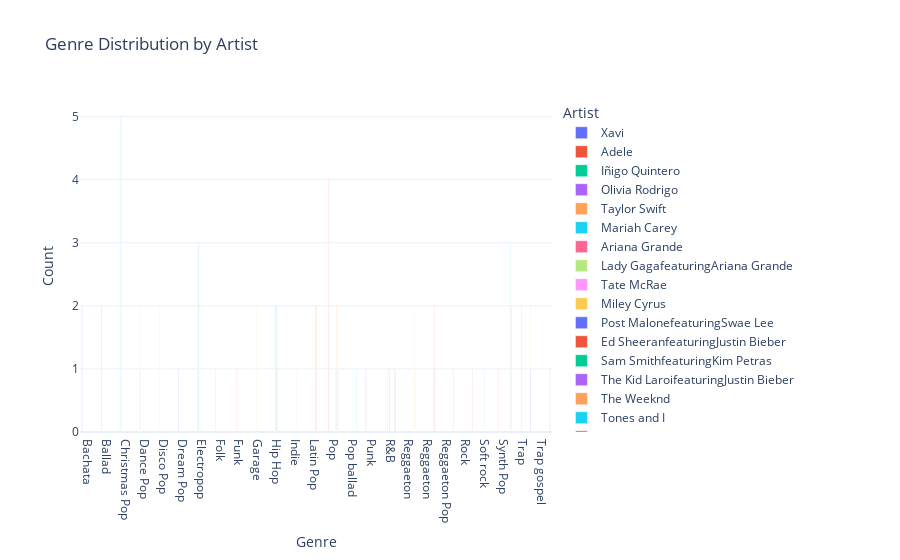

Write notebook code for a chart like this one.
### Code cell
counts = Number_one.groupby(['Genre', 'Artist']).size().reset_index(name='Count')

# Create an interactive bar chart using Plotly with customized colors and layout
fig = px.bar(counts, x='Genre', y='Count', title='Genre Distribution by Artist',
             color='Artist',  # Color bars by Artist
             template='plotly_white',  # Setting background to white with black axis lines
             barmode='group',  # Group bars by Genre
             category_orders={"Genre": sorted(Number_one['Genre'].unique())} # Order the Genre categories
            )
fig.show()

### Figure 1 — Plotly figure (JSON) as saved in the notebook; plotly's stock layout.template omitted (floating-point values rounded to 4 significant figures)
{"data": [{"alignmentgroup": "True", "hovertemplate": "Artist=Xavi<br>Genre=%{x}<br>Count=%{y}<extra></extra>", "legendgroup": "Xavi", "marker": {"color": "#636efa", "pattern": {"shape": ""}}, "name": "Xavi", "offsetgroup": "Xavi", "orientation": "v", "showlegend": true, "textposition": "auto", "type": "bar", "x": ["Bachata"], "xaxis": "x", "y": [2], "yaxis": "y"}, {"alignmentgroup": "True", "hovertemplate": "Artist=Adele<br>Genre=%{x}<br>Count=%{y}<extra></extra>", "legendgroup": "Adele", "marker": {"color": "#EF553B", "pattern": {"shape": ""}}, "name": "Adele", "offsetgroup": "Adele", "orientation": "v", "showlegend": true, "textposition": "auto", "type": "bar", "x": ["Ballad"], "xaxis": "x", "y": [2], "yaxis": "y"}, {"alignmentgroup": "True", "hovertemplate": "Artist=Iñigo Quintero<br>Genre=%{x}<br>Count=%{y}<extra></extra>", "legendgroup": "Iñigo Quintero", "marker": {"color": "#00cc96", "pattern": {"shape": ""}}, "name": "Iñigo Quintero", "offsetgroup": "Iñigo Quintero", "orientation": "v", "showlegend": true, "textposition": "auto", "type": "bar", "x": ["Ballad"], "xaxis": "x", "y": [1], "yaxis": "y"}, {"alignmentgroup": "True", "hovertemplate": "Artist=Olivia Rodrigo<br>Genre=%{x}<br>Count=%{y}<extra></extra>", "legendgroup": "Olivia Rodrigo", "marker": {"color": "#ab63fa", "pattern": {"shape": ""}}, "name": "Olivia Rodrigo", "offsetgroup": "Olivia Rodrigo", "orientation": "v", "showlegend": true, "textposition": "auto", "type": "bar", "x": ["Ballad", "Pop", "Punk"], "xaxis": "x", "y": [1, 1, 1], "yaxis": "y"}, {"alignmentgroup": "True", "hovertemplate": "Artist=Taylor Swift<br>Genre=%{x}<br>Count=%{y}<extra></extra>", "legendgroup": "Taylor Swift", "marker": {"color": "#FFA15A", "pattern": {"shape": ""}}, "name": "Taylor Swift", "offsetgroup": "Taylor Swift", "orientation": "v", "showlegend": true, "textposition": "auto", "type": "bar", "x": ["Ballad", "Dance Pop", "Folk", "Pop"], "xaxis": "x", "y": [1, 1, 1, 2], "yaxis": "y"}, {"alignmentgroup": "True", "hovertemplate": "Artist=Mariah Carey<br>Genre=%{x}<br>Count=%{y}<extra></extra>", "legendgroup": "Mariah Carey", "marker": {"color": "#19d3f3", "pattern": {"shape": ""}}, "name": "Mariah Carey", "offsetgroup": "Mariah Carey", "orientation": "v", "showlegend": true, "textposition": "auto", "type": "bar", "x": ["Christmas Pop"], "xaxis": "x", "y": [5], "yaxis": "y"}, {"alignmentgroup": "True", "hovertemplate": "Artist=Ariana Grande<br>Genre=%{x}<br>Count=%{y}<extra></extra>", "legendgroup": "Ariana Grande", "marker": {"color": "#FF6692", "pattern": {"shape": ""}}, "name": "Ariana Grande", "offsetgroup": "Ariana Grande", "orientation": "v", "showlegend": true, "textposition": "auto", "type": "bar", "x": ["Dance Pop", "Pop", "Synth Pop"], "xaxis": "x", "y": [1, 4, 1], "yaxis": "y"}, {"alignmentgroup": "True", "hovertemplate": "Artist=Lady GagafeaturingAriana Grande<br>Genre=%{x}<br>Count=%{y}<extra></extra>", "legendgroup": "Lady GagafeaturingAriana Grande", "marker": {"color": "#B6E880", "pattern": {"shape": ""}}, "name": "Lady GagafeaturingAriana Grande", "offsetgroup": "Lady GagafeaturingAriana Grande", "orientation": "v", "showlegend": true, "textposition": "auto", "type": "bar", "x": ["Dance Pop"], "xaxis": "x", "y": [1], "yaxis": "y"}, {"alignmentgroup": "True", "hovertemplate": "Artist=Tate McRae<br>Genre=%{x}<br>Count=%{y}<extra></extra>", "legendgroup": "Tate McRae", "marker": {"color": "#FF97FF", "pattern": {"shape": ""}}, "name": "Tate McRae", "offsetgroup": "Tate McRae", "orientation": "v", "showlegend": true, "textposition": "auto", "type": "bar", "x": ["Dance Pop"], "xaxis": "x", "y": [2], "yaxis": "y"}, {"alignmentgroup": "True", "hovertemplate": "Artist=Miley Cyrus<br>Genre=%{x}<br>Count=%{y}<extra></extra>", "legendgroup": "Miley Cyrus", "marker": {"color": "#FECB52", "pattern": {"shape": ""}}, "name": "Miley Cyrus", "offsetgroup": "Miley Cyrus", "orientation": "v", "showlegend": true, "textposition": "auto", "type": "bar", "x": ["Disco Pop"], "xaxis": "x", "y": [2], "yaxis": "y"}, {"alignmentgroup": "True", "hovertemplate": "Artist=Post MalonefeaturingSwae Lee<br>Genre=%{x}<br>Count=%{y}<extra></extra>", "legendgroup": "Post MalonefeaturingSwae Lee", "marker": {"color": "#636efa", "pattern": {"shape": ""}}, "name": "Post MalonefeaturingSwae Lee", "offsetgroup": "Post MalonefeaturingSwae Lee", "orientation": "v", "showlegend": true, "textposition": "auto", "type": "bar", "x": ["Dream Pop"], "xaxis": "x", "y": [1], "yaxis": "y"}, {"alignmentgroup": "True", "hovertemplate": "Artist=Ed SheeranfeaturingJustin Bieber<br>Genre=%{x}<br>Count=%{y}<extra></extra>", "legendgroup": "Ed SheeranfeaturingJustin Bieber", "marker": {"color": "#EF553B", "pattern": {"shape": ""}}, "name": "Ed SheeranfeaturingJustin Bieber", "offsetgroup": "Ed SheeranfeaturingJustin Bieber", "orientation": "v", "showlegend": true, "textposition": "auto", "type": "bar", "x": ["Electropop"], "xaxis": "x", "y": [1], "yaxis": "y"}, {"alignmentgroup": "True", "hovertemplate": "Artist=Sam SmithfeaturingKim Petras<br>Genre=%{x}<br>Count=%{y}<extra></extra>", "legendgroup": "Sam SmithfeaturingKim Petras", "marker": {"color": "#00cc96", "pattern": {"shape": ""}}, "name": "Sam SmithfeaturingKim Petras", "offsetgroup": "Sam SmithfeaturingKim Petras", "orientation": "v", "showlegend": true, "textposition": "auto", "type": "bar", "x": ["Electropop"], "xaxis": "x", "y": [2], "yaxis": "y"}, {"alignmentgroup": "True", "hovertemplate": "Artist=The Kid LaroifeaturingJustin Bieber<br>Genre=%{x}<br>Count=%{y}<extra></extra>", "legendgroup": "The Kid LaroifeaturingJustin Bieber", "marker": {"color": "#ab63fa", "pattern": {"shape": ""}}, "name": "The Kid LaroifeaturingJustin Bieber", "offsetgroup": "The Kid LaroifeaturingJustin Bieber", "orientation": "v", "showlegend": true, "textposition": "auto", "type": "bar", "x": ["Electropop"], "xaxis": "x", "y": [2], "yaxis": "y"}, {"alignmentgroup": "True", "hovertemplate": "Artist=The Weeknd<br>Genre=%{x}<br>Count=%{y}<extra></extra>", "legendgroup": "The Weeknd", "marker": {"color": "#FFA15A", "pattern": {"shape": ""}}, "name": "The Weeknd", "offsetgroup": "The Weeknd", "orientation": "v", "showlegend": true, "textposition": "auto", "type": "bar", "x": ["Electropop", "R&B"], "xaxis": "x", "y": [3, 1], "yaxis": "y"}, {"alignmentgroup": "True", "hovertemplate": "Artist=Tones and I<br>Genre=%{x}<br>Count=%{y}<extra></extra>", "legendgroup": "Tones and I", "marker": {"color": "#19d3f3", "pattern": {"shape": ""}}, "name": "Tones and I", "offsetgroup": "Tones and I", "orientation": "v", "showlegend": true, "textposition": "auto", "type": "bar", "x": ["Electropop"], "xaxis": "x", "y": [3], "yaxis": "y"}, {"alignmentgroup": "True", "hovertemplate": "Artist=Jungkook<br>Genre=%{x}<br>Count=%{y}<extra></extra>", "legendgroup": "Jungkook", "marker": {"color": "#FF6692", "pattern": {"shape": ""}}, "name": "Jungkook", "offsetgroup": "Jungkook", "orientation": "v", "showlegend": true, "textposition": "auto", "type": "bar", "x": ["Funk"], "xaxis": "x", "y": [1], "yaxis": "y"}, {"alignmentgroup": "True", "hovertemplate": "Artist=JungkookfeaturingLatto<br>Genre=%{x}<br>Count=%{y}<extra></extra>", "legendgroup": "JungkookfeaturingLatto", "marker": {"color": "#B6E880", "pattern": {"shape": ""}}, "name": "JungkookfeaturingLatto", "offsetgroup": "JungkookfeaturingLatto", "orientation": "v", "showlegend": true, "textposition": "auto", "type": "bar", "x": ["Garage"], "xaxis": "x", "y": [2], "yaxis": "y"}, {"alignmentgroup": "True", "hovertemplate": "Artist=Blackpink<br>Genre=%{x}<br>Count=%{y}<extra></extra>", "legendgroup": "Blackpink", "marker": {"color": "#FF97FF", "pattern": {"shape": ""}}, "name": "Blackpink", "offsetgroup": "Blackpink", "orientation": "v", "showlegend": true, "textposition": "auto", "type": "bar", "x": ["Hip Hop"], "xaxis": "x", "y": [1], "yaxis": "y"}, {"alignmentgroup": "True", "hovertemplate": "Artist=Cardi BfeaturingMegan Thee Stallion<br>Genre=%{x}<br>Count=%{y}<extra></extra>", "legendgroup": "Cardi BfeaturingMegan Thee Stallion", "marker": {"color": "#FECB52", "pattern": {"shape": ""}}, "name": "Cardi BfeaturingMegan Thee Stallion", "offsetgroup": "Cardi BfeaturingMegan Thee Stallion", "orientation": "v", "showlegend": true, "textposition": "auto", "type": "bar", "x": ["Hip Hop"], "xaxis": "x", "y": [1], "yaxis": "y"}, {"alignmentgroup": "True", "hovertemplate": "Artist=Doja Cat<br>Genre=%{x}<br>Count=%{y}<extra></extra>", "legendgroup": "Doja Cat", "marker": {"color": "#636efa", "pattern": {"shape": ""}}, "name": "Doja Cat", "offsetgroup": "Doja Cat", "orientation": "v", "showlegend": true, "textposition": "auto", "type": "bar", "x": ["Hip Hop"], "xaxis": "x", "y": [1], "yaxis": "y"}, {"alignmentgroup": "True", "hovertemplate": "Artist=Drake<br>Genre=%{x}<br>Count=%{y}<extra></extra>", "legendgroup": "Drake", "marker": {"color": "#EF553B", "pattern": {"shape": ""}}, "name": "Drake", "offsetgroup": "Drake", "orientation": "v", "showlegend": true, "textposition": "auto", "type": "bar", "x": ["Hip Hop", "R&B", "Trap"], "xaxis": "x", "y": [2, 1, 2], "yaxis": "y"}, {"alignmentgroup": "True", "hovertemplate": "Artist=EminemfeaturingJoyner Lucas<br>Genre=%{x}<br>Count=%{y}<extra></extra>", "legendgroup": "EminemfeaturingJoyner Lucas", "marker": {"color": "#00cc96", "pattern": {"shape": ""}}, "name": "EminemfeaturingJoyner Lucas", "offsetgroup": "EminemfeaturingJoyner Lucas", "orientation": "v", "showlegend": true, "textposition": "auto", "type": "bar", "x": ["Hip Hop"], "xaxis": "x", "y": [1], "yaxis": "y"}, {"alignmentgroup": "True", "hovertemplate": "Artist=Kendrick Lamar<br>Genre=%{x}<br>Count=%{y}<extra></extra>", "legendgroup": "Kendrick Lamar", "marker": {"color": "#ab63fa", "pattern": {"shape": ""}}, "name": "Kendrick Lamar", "offsetgroup": "Kendrick Lamar", "orientation": "v", "showlegend": true, "textposition": "auto", "type": "bar", "x": ["Hip Hop"], "xaxis": "x", "y": [1], "yaxis": "y"}, {"alignmentgroup": "True", "hovertemplate": "Artist=Myke Towers<br>Genre=%{x}<br>Count=%{y}<extra></extra>", "legendgroup": "Myke Towers", "marker": {"color": "#FFA15A", "pattern": {"shape": ""}}, "name": "Myke Towers", "offsetgroup": "Myke Towers", "orientation": "v", "showlegend": true, "textposition": "auto", "type": "bar", "x": ["Hip Hop"], "xaxis": "x", "y": [1], "yaxis": "y"}, {"alignmentgroup": "True", "hovertemplate": "Artist=Post Malone<br>Genre=%{x}<br>Count=%{y}<extra></extra>", "legendgroup": "Post Malone", "marker": {"color": "#19d3f3", "pattern": {"shape": ""}}, "name": "Post Malone", "offsetgroup": "Post Malone", "orientation": "v", "showlegend": true, "textposition": "auto", "type": "bar", "x": ["Hip Hop", "Soft rock"], "xaxis": "x", "y": [2, 1], "yaxis": "y"}, {"alignmentgroup": "True", "hovertemplate": "Artist=The Scotts<br>Genre=%{x}<br>Count=%{y}<extra></extra>", "legendgroup": "The Scotts", "marker": {"color": "#FF6692", "pattern": {"shape": ""}}, "name": "The Scotts", "offsetgroup": "The Scotts", "orientation": "v", "showlegend": true, "textposition": "auto", "type": "bar", "x": ["Hip Hop"], "xaxis": "x", "y": [1], "yaxis": "y"}, {"alignmentgroup": "True", "hovertemplate": "Artist=Glass Animals<br>Genre=%{x}<br>Count=%{y}<extra></extra>", "legendgroup": "Glass Animals", "marker": {"color": "#B6E880", "pattern": {"shape": ""}}, "name": "Glass Animals", "offsetgroup": "Glass Animals", "orientation": "v", "showlegend": true, "textposition": "auto", "type": "bar", "x": ["Indie"], "xaxis": "x", "y": [1], "yaxis": "y"}, {"alignmentgroup": "True", "hovertemplate": "Artist=Bad Bunny<br>Genre=%{x}<br>Count=%{y}<extra></extra>", "legendgroup": "Bad Bunny", "marker": {"color": "#FF97FF", "pattern": {"shape": ""}}, "name": "Bad Bunny", "offsetgroup": "Bad Bunny", "orientation": "v", "showlegend": true, "textposition": "auto", "type": "bar", "x": ["Latin Pop"], "xaxis": "x", "y": [1], "yaxis": "y"}, {"alignmentgroup": "True", "hovertemplate": "Artist=Camila CabellofeaturingYoung Thug<br>Genre=%{x}<br>Count=%{y}<extra></extra>", "legendgroup": "Camila CabellofeaturingYoung Thug", "marker": {"color": "#FECB52", "pattern": {"shape": ""}}, "name": "Camila CabellofeaturingYoung Thug", "offsetgroup": "Camila CabellofeaturingYoung Thug", "orientation": "v", "showlegend": true, "textposition": "auto", "type": "bar", "x": ["Latin Pop"], "xaxis": "x", "y": [1], "yaxis": "y"}, {"alignmentgroup": "True", "hovertemplate": "Artist=Eslabon ArmadofeaturingPeso Pluma<br>Genre=%{x}<br>Count=%{y}<extra></extra>", "legendgroup": "Eslabon ArmadofeaturingPeso Pluma", "marker": {"color": "#636efa", "pattern": {"shape": ""}}, "name": "Eslabon ArmadofeaturingPeso Pluma", "offsetgroup": "Eslabon ArmadofeaturingPeso Pluma", "orientation": "v", "showlegend": true, "textposition": "auto", "type": "bar", "x": ["Latin Pop"], "xaxis": "x", "y": [2], "yaxis": "y"}, {"alignmentgroup": "True", "hovertemplate": "Artist=Grupo FronterafeaturingBad Bunny<br>Genre=%{x}<br>Count=%{y}<extra></extra>", "legendgroup": "Grupo FronterafeaturingBad Bunny", "marker": {"color": "#EF553B", "pattern": {"shape": ""}}, "name": "Grupo FronterafeaturingBad Bunny", "offsetgroup": "Grupo FronterafeaturingBad Bunny", "orientation": "v", "showlegend": true, "textposition": "auto", "type": "bar", "x": ["Latin Pop"], "xaxis": "x", "y": [1], "yaxis": "y"}, {"alignmentgroup": "True", "hovertemplate": "Artist=J BalvinfeaturingWilly William<br>Genre=%{x}<br>Count=%{y}<extra></extra>", "legendgroup": "J BalvinfeaturingWilly William", "marker": {"color": "#00cc96", "pattern": {"shape": ""}}, "name": "J BalvinfeaturingWilly William", "offsetgroup": "J BalvinfeaturingWilly William", "orientation": "v", "showlegend": true, "textposition": "auto", "type": "bar", "x": ["Latin Pop"], "xaxis": "x", "y": [1], "yaxis": "y"}, {"alignmentgroup": "True", "hovertemplate": "Artist=Karol GfeaturingShakira<br>Genre=%{x}<br>Count=%{y}<extra></extra>", "legendgroup": "Karol GfeaturingShakira", "marker": {"color": "#ab63fa", "pattern": {"shape": ""}}, "name": "Karol GfeaturingShakira", "offsetgroup": "Karol GfeaturingShakira", "orientation": "v", "showlegend": true, "textposition": "auto", "type": "bar", "x": ["Latin Pop"], "xaxis": "x", "y": [1], "yaxis": "y"}, {"alignmentgroup": "True", "hovertemplate": "Artist=Shawn MendesfeaturingCamila Cabello<br>Genre=%{x}<br>Count=%{y}<extra></extra>", "legendgroup": "Shawn MendesfeaturingCamila Cabello", "marker": {"color": "#FFA15A", "pattern": {"shape": ""}}, "name": "Shawn MendesfeaturingCamila Cabello", "offsetgroup": "Shawn MendesfeaturingCamila Cabello", "orientation": "v", "showlegend": true, "textposition": "auto", "type": "bar", "x": ["Latin Pop"], "xaxis": "x", "y": [2], "yaxis": "y"}, {"alignmentgroup": "True", "hovertemplate": "Artist=24kGoldnfeaturingIann Dior<br>Genre=%{x}<br>Count=%{y}<extra></extra>", "legendgroup": "24kGoldnfeaturingIann Dior", "marker": {"color": "#19d3f3", "pattern": {"shape": ""}}, "name": "24kGoldnfeaturingIann Dior", "offsetgroup": "24kGoldnfeaturingIann Dior", "orientation": "v", "showlegend": true, "textposition": "auto", "type": "bar", "x": ["Pop"], "xaxis": "x", "y": [1], "yaxis": "y"}, {"alignmentgroup": "True", "hovertemplate": "Artist=Benson Boone<br>Genre=%{x}<br>Count=%{y}<extra></extra>", "legendgroup": "Benson Boone", "marker": {"color": "#FF6692", "pattern": {"shape": ""}}, "name": "Benson Boone", "offsetgroup": "Benson Boone", "orientation": "v", "showlegend": true, "textposition": "auto", "type": "bar", "x": ["Pop"], "xaxis": "x", "y": [2], "yaxis": "y"}, {"alignmentgroup": "True", "hovertemplate": "Artist=Billie Eilish<br>Genre=%{x}<br>Count=%{y}<extra></extra>", "legendgroup": "Billie Eilish", "marker": {"color": "#B6E880", "pattern": {"shape": ""}}, "name": "Billie Eilish", "offsetgroup": "Billie Eilish", "orientation": "v", "showlegend": true, "textposition": "auto", "type": "bar", "x": ["Pop"], "xaxis": "x", "y": [1], "yaxis": "y"}, {"alignmentgroup": "True", "hovertemplate": "Artist=Ed Sheeran<br>Genre=%{x}<br>Count=%{y}<extra></extra>", "legendgroup": "Ed Sheeran", "marker": {"color": "#FF97FF", "pattern": {"shape": ""}}, "name": "Ed Sheeran", "offsetgroup": "Ed Sheeran", "orientation": "v", "showlegend": true, "textposition": "auto", "type": "bar", "x": ["Pop"], "xaxis": "x", "y": [1], "yaxis": "y"}, {"alignmentgroup": "True", "hovertemplate": "Artist=Gayle<br>Genre=%{x}<br>Count=%{y}<extra></extra>", "legendgroup": "Gayle", "marker": {"color": "#FECB52", "pattern": {"shape": ""}}, "name": "Gayle", "offsetgroup": "Gayle", "orientation": "v", "showlegend": true, "textposition": "auto", "type": "bar", "x": ["Pop"], "xaxis": "x", "y": [2], "yaxis": "y"}, {"alignmentgroup": "True", "hovertemplate": "Artist=Lil Nas X<br>Genre=%{x}<br>Count=%{y}<extra></extra>", "legendgroup": "Lil Nas X", "marker": {"color": "#636efa", "pattern": {"shape": ""}}, "name": "Lil Nas X", "offsetgroup": "Lil Nas X", "orientation": "v", "showlegend": true, "textposition": "auto", "type": "bar", "x": ["Pop"], "xaxis": "x", "y": [1], "yaxis": "y"}, {"alignmentgroup": "True", "hovertemplate": "Artist=Sam Smith<br>Genre=%{x}<br>Count=%{y}<extra></extra>", "legendgroup": "Sam Smith", "marker": {"color": "#EF553B", "pattern": {"shape": ""}}, "name": "Sam Smith", "offsetgroup": "Sam Smith", "orientation": "v", "showlegend": true, "textposition": "auto", "type": "bar", "x": ["Pop"], "xaxis": "x", "y": [1], "yaxis": "y"}, {"alignmentgroup": "True", "hovertemplate": "Artist=Selena Gomez<br>Genre=%{x}<br>Count=%{y}<extra></extra>", "legendgroup": "Selena Gomez", "marker": {"color": "#00cc96", "pattern": {"shape": ""}}, "name": "Selena Gomez", "offsetgroup": "Selena Gomez", "orientation": "v", "showlegend": true, "textposition": "auto", "type": "bar", "x": ["Pop ballad"], "xaxis": "x", "y": [1], "yaxis": "y"}, {"alignmentgroup": "True", "hovertemplate": "Artist=Joji<br>Genre=%{x}<br>Count=%{y}<extra></extra>", "legendgroup": "Joji", "marker": {"color": "#ab63fa", "pattern": {"shape": ""}}, "name": "Joji", "offsetgroup": "Joji", "orientation": "v", "showlegend": true, "textposition": "auto", "type": "bar", "x": ["R&B"], "xaxis": "x", "y": [1], "yaxis": "y"}, {"alignmentgroup": "True", "hovertemplate": "Artist=Justin BieberfeaturingDaniel CaesarandGiveon<br>Genre=%{x}<br>Count=%{y}<extra></extra>", "legendgroup": "Justin BieberfeaturingDaniel CaesarandGiveon", "marker": {"color": "#FFA15A", "pattern": {"shape": ""}}, "name": "Justin BieberfeaturingDaniel CaesarandGiveon", "offsetgroup": "Justin BieberfeaturingDaniel CaesarandGiveon", "orientation": "v", "showlegend": true, "textposition": "auto", "type": "bar", "x": ["R&B"], "xaxis": "x", "y": [1], "yaxis": "y"}, {"alignmentgroup": "True", "hovertemplate": "Artist=SZA<br>Genre=%{x}<br>Count=%{y}<extra></extra>", "legendgroup": "SZA", "marker": {"color": "#19d3f3", "pattern": {"shape": ""}}, "name": "SZA", "offsetgroup": "SZA", "orientation": "v", "showlegend": true, "textposition": "auto", "type": "bar", "x": ["R&B"], "xaxis": "x", "y": [1], "yaxis": "y"}, {"alignmentgroup": "True", "hovertemplate": "Artist=The WeekndfeaturingDaft Punk<br>Genre=%{x}<br>Count=%{y}<extra></extra>", "legendgroup": "The WeekndfeaturingDaft Punk", "marker": {"color": "#FF6692", "pattern": {"shape": ""}}, "name": "The WeekndfeaturingDaft Punk", "offsetgroup": "The WeekndfeaturingDaft Punk", "orientation": "v", "showlegend": true, "textposition": "auto", "type": "bar", "x": ["R&B"], "xaxis": "x", "y": [1], "yaxis": "y"}, {"alignmentgroup": "True", "hovertemplate": "Artist=Bad BunnyfeaturingJhay Cortez<br>Genre=%{x}<br>Count=%{y}<extra></extra>", "legendgroup": "Bad BunnyfeaturingJhay Cortez", "marker": {"color": "#B6E880", "pattern": {"shape": ""}}, "name": "Bad BunnyfeaturingJhay Cortez", "offsetgroup": "Bad BunnyfeaturingJhay Cortez", "orientation": "v", "showlegend": true, "textposition": "auto", "type": "bar", "x": ["Reggaeton"], "xaxis": "x", "y": [2], "yaxis": "y"}, {"alignmentgroup": "True", "hovertemplate": "Artist=BizarrapfeaturingQuevedo<br>Genre=%{x}<br>Count=%{y}<extra></extra>", "legendgroup": "BizarrapfeaturingQuevedo", "marker": {"color": "#FF97FF", "pattern": {"shape": ""}}, "name": "BizarrapfeaturingQuevedo", "offsetgroup": "BizarrapfeaturingQuevedo", "orientation": "v", "showlegend": true, "textposition": "auto", "type": "bar", "x": ["Reggaeton"], "xaxis": "x", "y": [1], "yaxis": "y"}, {"alignmentgroup": "True", "hovertemplate": "Artist=Jawsh 685featuringJason Derulo<br>Genre=%{x}<br>Count=%{y}<extra></extra>", "legendgroup": "Jawsh 685featuringJason Derulo", "marker": {"color": "#FECB52", "pattern": {"shape": ""}}, "name": "Jawsh 685featuringJason Derulo", "offsetgroup": "Jawsh 685featuringJason Derulo", "orientation": "v", "showlegend": true, "textposition": "auto", "type": "bar", "x": ["Reggaeton"], "xaxis": "x", "y": [1], "yaxis": "y"}, {"alignmentgroup": "True", "hovertemplate": "Artist=Bad BunnyfeaturingDrake<br>Genre=%{x}<br>Count=%{y}<extra></extra>", "legendgroup": "Bad BunnyfeaturingDrake", "marker": {"color": "#636efa", "pattern": {"shape": ""}}, "name": "Bad BunnyfeaturingDrake", "offsetgroup": "Bad BunnyfeaturingDrake", "orientation": "v", "showlegend": true, "textposition": "auto", "type": "bar", "x": ["Reggaeton "], "xaxis": "x", "y": [1], "yaxis": "y"}, {"alignmentgroup": "True", "hovertemplate": "Artist=DJ SnakefeaturingSelena Gomez OzunaandCardi B<br>Genre=%{x}<br>Count=%{y}<extra></extra>", "legendgroup": "DJ SnakefeaturingSelena Gomez OzunaandCardi B", "marker": {"color": "#EF553B", "pattern": {"shape": ""}}, "name": "DJ SnakefeaturingSelena Gomez OzunaandCardi B", "offsetgroup": "DJ SnakefeaturingSelena Gomez OzunaandCardi B", "orientation": "v", "showlegend": true, "textposition": "auto", "type": "bar", "x": ["Reggaeton "], "xaxis": "x", "y": [2], "yaxis": "y"}, {"alignmentgroup": "True", "hovertemplate": "Artist=Luis FonsifeaturingDaddy YankeeandJustin Bieber<br>Genre=%{x}<br>Count=%{y}<extra></extra>", "legendgroup": "Luis FonsifeaturingDaddy YankeeandJustin Bieber", "marker": {"color": "#00cc96", "pattern": {"shape": ""}}, "name": "Luis FonsifeaturingDaddy YankeeandJustin Bieber", "offsetgroup": "Luis FonsifeaturingDaddy YankeeandJustin Bieber", "orientation": "v", "showlegend": true, "textposition": "auto", "type": "bar", "x": ["Reggaeton Pop"], "xaxis": "x", "y": [1], "yaxis": "y"}, {"alignmentgroup": "True", "hovertemplate": "Artist=Måneskin<br>Genre=%{x}<br>Count=%{y}<extra></extra>", "legendgroup": "Måneskin", "marker": {"color": "#ab63fa", "pattern": {"shape": ""}}, "name": "Måneskin", "offsetgroup": "Måneskin", "orientation": "v", "showlegend": true, "textposition": "auto", "type": "bar", "x": ["Rock"], "xaxis": "x", "y": [1], "yaxis": "y"}, {"alignmentgroup": "True", "hovertemplate": "Artist=Roddy Ricch<br>Genre=%{x}<br>Count=%{y}<extra></extra>", "legendgroup": "Roddy Ricch", "marker": {"color": "#FFA15A", "pattern": {"shape": ""}}, "name": "Roddy Ricch", "offsetgroup": "Roddy Ricch", "orientation": "v", "showlegend": true, "textposition": "auto", "type": "bar", "x": ["Rock"], "xaxis": "x", "y": [1], "yaxis": "y"}, {"alignmentgroup": "True", "hovertemplate": "Artist=Harry Styles<br>Genre=%{x}<br>Count=%{y}<extra></extra>", "legendgroup": "Harry Styles", "marker": {"color": "#19d3f3", "pattern": {"shape": ""}}, "name": "Harry Styles", "offsetgroup": "Harry Styles", "orientation": "v", "showlegend": true, "textposition": "auto", "type": "bar", "x": ["Synth Pop"], "xaxis": "x", "y": [3], "yaxis": "y"}, {"alignmentgroup": "True", "hovertemplate": "Artist=Kate Bush<br>Genre=%{x}<br>Count=%{y}<extra></extra>", "legendgroup": "Kate Bush", "marker": {"color": "#FF6692", "pattern": {"shape": ""}}, "name": "Kate Bush", "offsetgroup": "Kate Bush", "orientation": "v", "showlegend": true, "textposition": "auto", "type": "bar", "x": ["Synth Pop"], "xaxis": "x", "y": [2], "yaxis": "y"}, {"alignmentgroup": "True", "hovertemplate": "Artist=DaBabyfeaturingRoddy Ricch<br>Genre=%{x}<br>Count=%{y}<extra></extra>", "legendgroup": "DaBabyfeaturingRoddy Ricch", "marker": {"color": "#B6E880", "pattern": {"shape": ""}}, "name": "DaBabyfeaturingRoddy Ricch", "offsetgroup": "DaBabyfeaturingRoddy Ricch", "orientation": "v", "showlegend": true, "textposition": "auto", "type": "bar", "x": ["Trap"], "xaxis": "x", "y": [2], "yaxis": "y"}, {"alignmentgroup": "True", "hovertemplate": "Artist=Kanye WestfeaturingLil Pump<br>Genre=%{x}<br>Count=%{y}<extra></extra>", "legendgroup": "Kanye WestfeaturingLil Pump", "marker": {"color": "#FF97FF", "pattern": {"shape": ""}}, "name": "Kanye WestfeaturingLil Pump", "offsetgroup": "Kanye WestfeaturingLil Pump", "orientation": "v", "showlegend": true, "textposition": "auto", "type": "bar", "x": ["Trap"], "xaxis": "x", "y": [1], "yaxis": "y"}, {"alignmentgroup": "True", "hovertemplate": "Artist=Post Malonefeaturing21 Savage<br>Genre=%{x}<br>Count=%{y}<extra></extra>", "legendgroup": "Post Malonefeaturing21 Savage", "marker": {"color": "#FECB52", "pattern": {"shape": ""}}, "name": "Post Malonefeaturing21 Savage", "offsetgroup": "Post Malonefeaturing21 Savage", "orientation": "v", "showlegend": true, "textposition": "auto", "type": "bar", "x": ["Trap"], "xaxis": "x", "y": [1], "yaxis": "y"}, {"alignmentgroup": "True", "hovertemplate": "Artist=Travis Scott<br>Genre=%{x}<br>Count=%{y}<extra></extra>", "legendgroup": "Travis Scott", "marker": {"color": "#636efa", "pattern": {"shape": ""}}, "name": "Travis Scott", "offsetgroup": "Travis Scott", "orientation": "v", "showlegend": true, "textposition": "auto", "type": "bar", "x": ["Trap"], "xaxis": "x", "y": [1], "yaxis": "y"}, {"alignmentgroup": "True", "hovertemplate": "Artist=Childish Gambino<br>Genre=%{x}<br>Count=%{y}<extra></extra>", "legendgroup": "Childish Gambino", "marker": {"color": "#EF553B", "pattern": {"shape": ""}}, "name": "Childish Gambino", "offsetgroup": "Childish Gambino", "orientation": "v", "showlegend": true, "textposition": "auto", "type": "bar", "x": ["Trap gospel"], "xaxis": "x", "y": [1], "yaxis": "y"}], "layout": {"barmode": "group", "legend": {"title": {"text": "Artist"}, "tracegroupgap": 0}, "title": {"text": "Genre Distribution by Artist"}, "xaxis": {"anchor": "y", "categoryarray": ["Bachata", "Ballad", "Christmas Pop", "Dance Pop", "Disco Pop", "Dream Pop", "Electropop", "Folk", "Funk", "Garage", "Hip Hop", "Indie", "Latin Pop", "Pop", "Pop ballad", "Punk", "R&B", "Reggaeton", "Reggaeton ", "Reggaeton Pop", "Rock", "Soft rock", "Synth Pop", "Trap", "Trap gospel"], "categoryorder": "array", "domain": [0, 1], "title": {"text": "Genre"}}, "yaxis": {"anchor": "x", "domain": [0, 1], "title": {"text": "Count"}}}}
